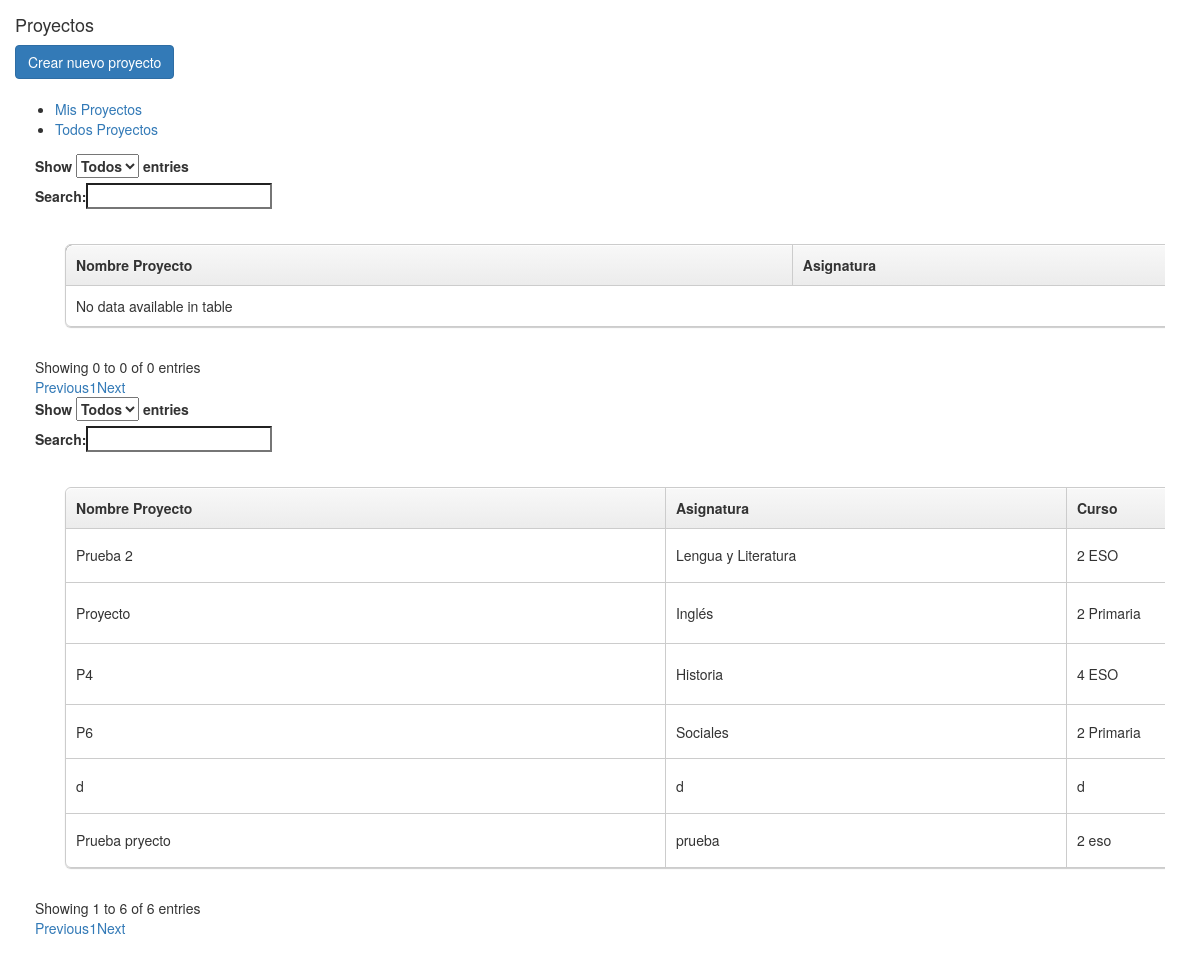
The page /editor/proyectos (signed in) on the database as committed earlier.
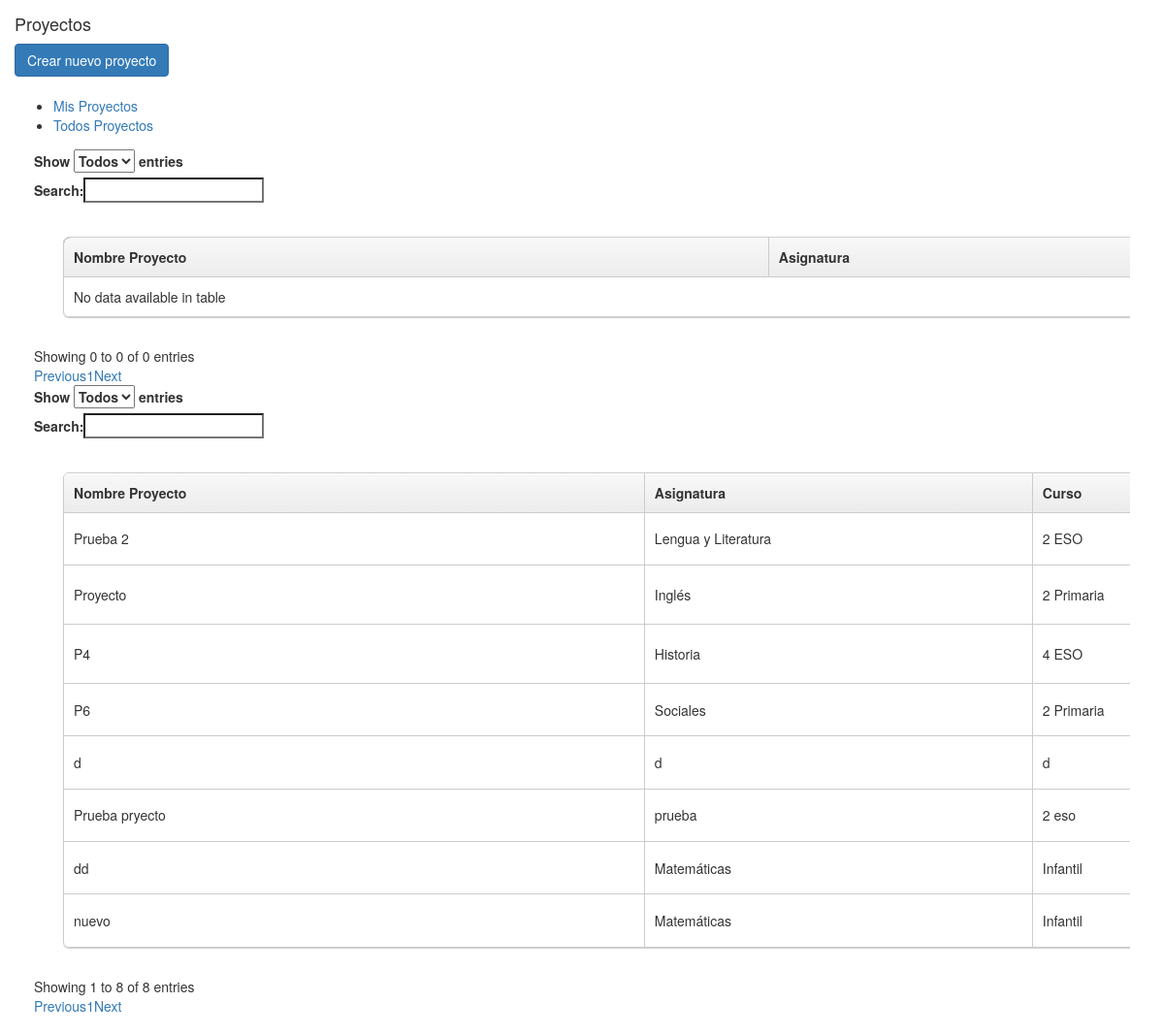
The same page on the database as committed later.
### editor/models.py (models this page shows)
class Projects(models.Model):
    nombre = models.CharField(max_length=100, default="")
    asignatura = models.CharField(max_length=100, default="")
    curso = models.CharField(max_length=50)
    etiquetas = models.CharField(max_length=200)
    privado = models.BooleanField(null=True)
    usuario = models.CharField(max_length=50)
    fecha = models.DateField(null=True)
    contenido = models.BinaryField(null = True)
    canvas = models.TextField(default="")
    contenido2 = models.TextField(null= True)

### editor/views.py (the view)
# urls.py: path('proyectos', views.proyectos, name='proyectos'),
@login_required
def proyectos(request):
    myProjects = Projects.objects.filter(usuario=request.user.username)
    allProjects = Projects.objects.filter(privado= 0).exclude(usuario=request.user.username)
    return render(request, 'editor/dash/proyectos.html', {'myProjects':myProjects, 'allProjects': allProjects})

### editor/templates/editor/dash/proyectos.html (shortened to what this page needs)
{% extends "editor/dash/base-proyectos.html" %}
{% load static %}
{% block misProyectos %}
<div class="col-md-12">
    <div class="table-responsive">
        <table id="tablaMisProyectos" class="bordered" width="180%">
            <thead class="fondooo">
                <th>Nombre Proyecto</th>
                <th>Asignatura</th>
            </thead>
            <tbody>
            </tbody>
        </table>
    </div>
</div>
{% endblock misProyectos %}
{% block todosProyectos %}
<div class="col-md-12">
    <div class="table-responsive">
        <table id="tablaTodosProyectos" class="bordered" width="180%">
            <thead >
                <th>Nombre Proyecto</th>
                <th>Asignatura</th>
                <th>Curso</th>
            </thead>
            <tbody>
                {% for project in allProjects %}
                <tr>
                    <td>{{ project.nombre }}</td>
                    <td>{{ project.asignatura }}</td>
                    <td>{{ project.curso }}</td>
                </tr>
                {% endfor %}
            </tbody>
        </table>
    </div>
</div>
{% endblock todosProyectos %}

Rows that differ between the two databases and show on the page:
added Projects: nombre "dd", asignatura "Matemáticas", curso "Infantil"
added Projects: nombre "nuevo", asignatura "Matemáticas", curso "Infantil"
Other text that changed with them:
text written by a page script: "Show entries Search: Showing 1 to 6 of 6 entries Previous 1 Next" → "Show entries Search: Showing 1 to 8 of 8 entries Previous 1 Next"
